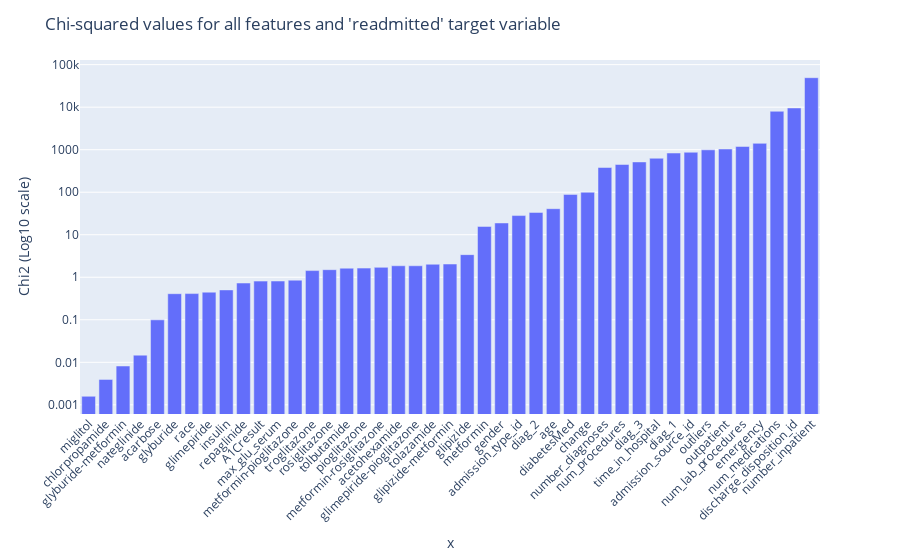

Notebook source saved alongside this figure:
### Code cell
# Print all the Chi2 values for all features
for i in range(len(skb_chi2_results)):
    print(f'Feature {X.columns[i]}: {skb_chi2_results[i]}')

 # Visualize the Chi2 values for each feature on a log scale in ascending order         
fig = px.bar(x = X.columns, y = skb_chi2_results,log_y=True)
fig.update_layout(xaxis={'categoryorder':'total ascending'}, title="Chi-squared values for all features and 'readmitted' target variable", yaxis_title="Chi2 (Log10 scale)") 
fig.update_xaxes(tickangle=-45)

### Figure 1 — Plotly figure (JSON) as saved in the notebook; plotly's stock layout.template omitted (floating-point values rounded to 4 significant figures)
{"data": [{"alignmentgroup": "True", "hovertemplate": "x=%{x}<br>y=%{y}<extra></extra>", "legendgroup": "", "marker": {"color": "#636efa", "pattern": {"shape": ""}}, "name": "", "offsetgroup": "", "orientation": "v", "showlegend": false, "textposition": "auto", "type": "bar", "x": ["race", "gender", "age", "admission_type_id", "discharge_disposition_id", "admission_source_id", "time_in_hospital", "num_lab_procedures", "num_procedures", "num_medications", "number_inpatient", "diag_1", "diag_2", "diag_3", "number_diagnoses", "max_glu_serum", "A1Cresult", "metformin", "repaglinide", "nateglinide", "chlorpropamide", "glimepiride", "acetohexamide", "glipizide", "glyburide", "tolbutamide", "pioglitazone", "rosiglitazone", "acarbose", "miglitol", "troglitazone", "tolazamide", "insulin", "glyburide-metformin", "glipizide-metformin", "glimepiride-pioglitazone", "metformin-rosiglitazone", "metformin-pioglitazone", "change", "diabetesMed", "outliers", "outpatient", "emergency"], "xaxis": "x", "y": [0.4133, 18.92, 40.98, 28.24, 9583.0, 871.1, 629.0, 1190.0, 448.9, 8004.0, 49340.0, 834.6, 33.49, 515.7, 380.7, 0.8159, 0.8117, 15.68, 0.7321, 0.01473, 0.003962, 0.4462, 1.863, 3.406, 0.4106, 1.635, 1.642, 1.508, 0.09962, 0.001587, 1.436, 2.024, 0.5041, 0.008182, 2.048, 1.863, 1.71, 0.8549, 99.7, 88.89, 993.0, 1038.0, 1410.0], "yaxis": "y"}], "layout": {"barmode": "relative", "legend": {"tracegroupgap": 0}, "margin": {"t": 60}, "title": {"text": "Chi-squared values for all features and 'readmitted' target variable"}, "xaxis": {"anchor": "y", "categoryorder": "total ascending", "domain": [0, 1], "tickangle": -45, "title": {"text": "x"}}, "yaxis": {"anchor": "x", "domain": [0, 1], "title": {"text": "Chi2 (Log10 scale)"}, "type": "log"}}}
